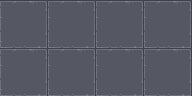

This game map was drawn from its Tiled (.tmx) file and the tilesets committed beside it. A one-line description and the full map source follow:
An orthogonal 4x2 tile map with 48x48 px tiles, 1 tile layer (Tile Layer 1).

<map version="1.0" orientation="orthogonal" renderorder="right-down" width="4" height="2" tilewidth="48" tileheight="48" nextobjectid="1">
 <tileset firstgid="1" name="tiles" tilewidth="48" tileheight="48" tilecount="760" columns="20">
  <image source="../images/tiles.png" width="960" height="1824" />
 </tileset>
 <layer name="Tile Layer 1" width="4" height="2">
  <data encoding="csv">
151,151,151,151,
151,151,151,151
</data>
 </layer>
</map>
